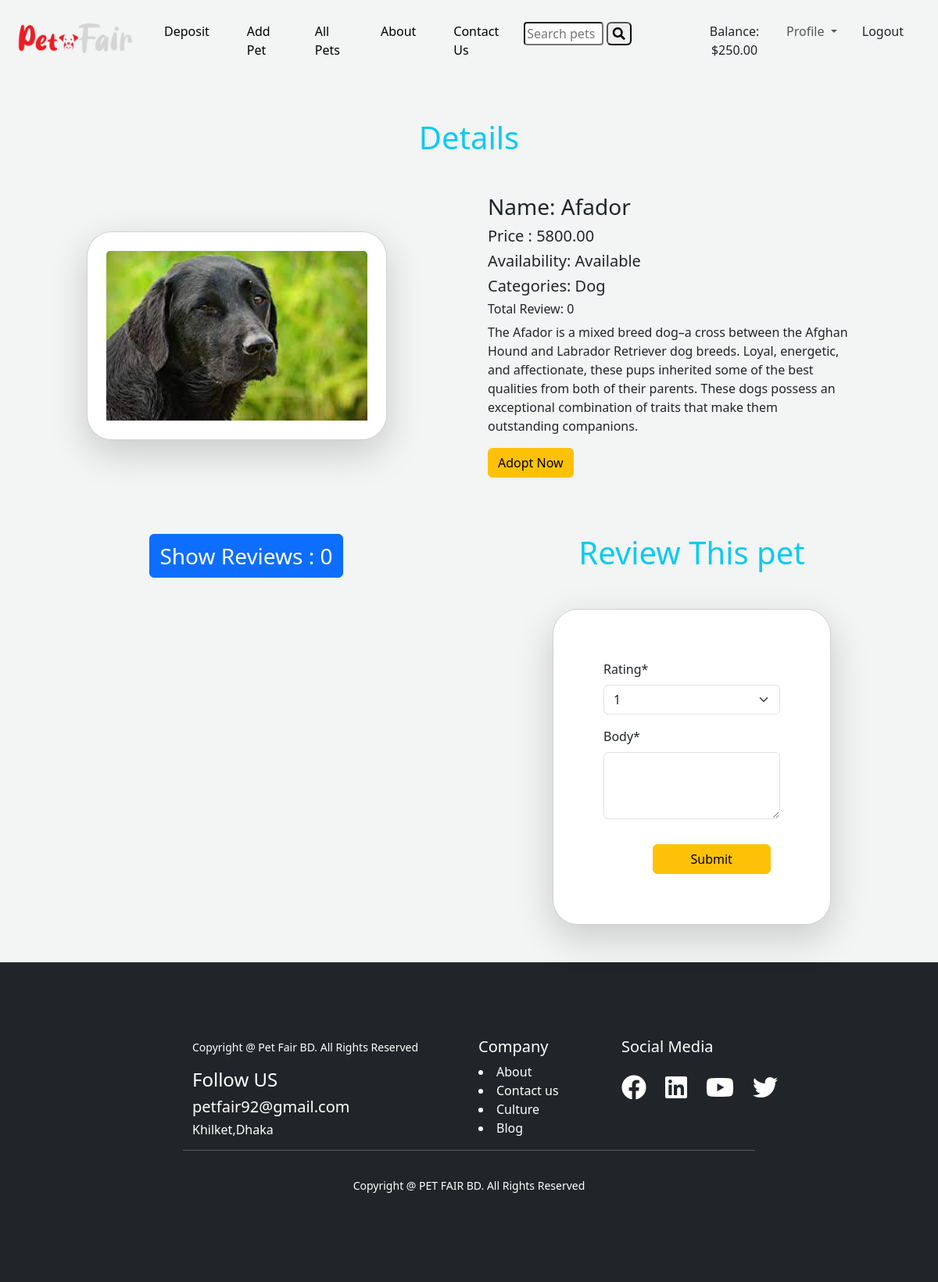
Screenshot of /pet/pet_detail/7 (signed in) with the database file from the repository.
### customer/models.py (models this page shows, shortened)
class Customer(models.Model):
    user=models.OneToOneField(User,related_name='customer',on_delete=models.CASCADE)
    customer_id=models.IntegerField(unique=True)
    gender=models.CharField(max_length=10,choices=GENDER)
    phone=models.CharField(max_length=13)
    balance = models.DecimalField(decimal_places=2,max_digits=12,default=0)
    street_address = models.CharField(max_length=50)
    city = models.CharField(max_length=50)
    country = models.CharField(max_length=50)
    image=models.ImageField(upload_to='customer/images',null=True,blank=True)

### pet/models.py (models this page shows, shortened)
class Pet(models.Model):
    name=models.CharField(max_length=50)
    user=models.ForeignKey(User,on_delete=models.CASCADE,null=True,blank=True)
    description=models.TextField()
    category=models.ManyToManyField(Category,related_name='pets')
    price = models.DecimalField(decimal_places=2,max_digits=12,default=0)
    image = models.ImageField(upload_to='pet/images',null=True,blank=True)
    availability=models.BooleanField(default=True)

class Category(models.Model):
    name=models.CharField(max_length=50)
    slug=models.SlugField(max_length=50,unique=True)

### pet/views.py (the view, shortened to what this page needs)
# urls.py: path('pet_detail/<int:id>', PetDetailView.as_view(), name="pet_detail"),
@method_decorator(login_required, name='dispatch')
class PetDetailView(DetailView):
    model = Pet
    pk_url_kwarg = 'id'
    template_name = 'pet/pet_detail.html'
    context_object_name = 'pet'
    def get_context_data(self, **kwargs):
        context = super().get_context_data(**kwargs)
        review = self.object.reviews.all()
        review_form = ReviewForm()
        context['review'] = review
        context['review_form'] = review_form
        return context

### pet/forms.py
class ReviewForm(forms.ModelForm):
    rating = forms.ChoiceField(choices=RATING)
    body = forms.CharField(widget=forms.Textarea(attrs={'rows': 3}))
    class Meta:
        model = Review
        fields = ['rating','body']

### pet/templates/pet/pet_detail.html (shortened to what this page needs)
{% extends "base.html" %}
{% load crispy_forms_tags %}
{% block content %}
<div class="container">
  <h1 class="text-center text-info my-5">Details</h1>
<div class="rows">
  <div class="d-flex justify-content-center align-items-center gap-5 mt-5 col-10 m-auto">
  <div class="col-6">
    <div class="card shadow-lg rounded-5 p-4" style="width: 24rem;">
  <img src="{{pet.image.url}}" class="card-img-top img-fluid" alt="...">
</div>
  </div>
  <div class="col-6">
    <h3>Name: {{pet.name}}</h3>
    <h5>Price : {{pet.price}}</h5>
    <h5>
    {% if pet.availability %}
        Availability: Available
    {% else %}
        Availability: Not Available
    {% endif %}
</h5>
    <h5>Categories: {% for cat in pet.category.all %} {{cat.name}} {% if not forloop.last %}, {% endif %} {% endfor %}</h5>
    <h6>Total Review: {{ review | length }}</h6>
    <p>{{pet.description}}</p>
    {% if pet.availability %}
        <form action="{% url 'buy_pet' pet.id %}" method="post">
  <input type="submit" class="btn btn-warning" value="Adopt Now">
</form>
    {% endif %}
  </div>
</div>
</div>
<div class="row mt-5">
  <div class="col-6">
    <h1 class="text-center mb-4 text-info"><button id="toggleAddPet" class="btn btn-primary mt-4 mx-5 fs-3">Show Reviews : {{ review | length }}</button></h1>
  </div>
  <div class="col-6 mb-5">
    <h1 class="text-center text-info my-4">Review This pet</h1>
<div class="row d-flex justify-content-center align-items-center mt-5">
  <div class="col-sm-8 mb-3 mb-sm-0">
    <div class="card p-5 shadow-lg rounded-5">
      <div class="card-body">
        <form action="" class="w-100" method="post">
          {{ review_form | crispy }}
          <div class="row justify-content-center">
                <div class="col-6">
                    <input class="btn btn-warning btn-block mt-3 px-5" type="submit" value="Submit" />
                </div>
            </div>
        </form>
      </div>
      </div>
    </div>
  </div>
</div>
  </div>
</div>
</div>
{% endblock content %}

### core/templates/navbar.html (shortened to what this page needs)
 {% load static %}
 <nav class="navbar navbar-expand-lg mx-2">
  <div class="container-fluid">
    <a class="navbar-brand fs-4" href="{% url 'home' %}"> <img src="{% static "img/navimg.png" %}" alt="" style="width: 150px;"></a>
    <div class="collapse navbar-collapse" id="navbarSupportedContent">
      <ul class="navbar-nav me-auto mb-2 mb-lg-0">
        {% if request.user.is_staff %}
        <li class="nav-item mx-3">
                <a class="nav-link active" aria-current="page" href="{% url 'add_pet' %}">Add Pet</a>
            </li>
            <li class="nav-item mx-3">
                <a class="nav-link active" aria-current="page" href="{% url 'all_pets' %}">All Pets</a>
            </li>
        {% elif request.user.is_authenticated %}
            <li class="nav-item mx-3">
            <a class="nav-link active" aria-current="page" href="{% url 'deposit' %}">Deposit</a>
        </li>
            <li class="nav-item mx-3">
                <a class="nav-link active" aria-current="page" href="{% url 'add_pet' %}">Add Pet</a>
            </li>
            <li class="nav-item mx-3">
                <a class="nav-link active" aria-current="page" href="{% url 'all_pets' %}">All Pets</a>
            </li>
        {% endif %}
        <li class="nav-item mx-3">
                <a class="nav-link active" aria-current="page" href="{% url 'about' %}">About</a>
            </li>
            <li class="nav-item mx-3">
                <a class="nav-link active" aria-current="page" href="{% url 'contact' %}">Contact Us</a>
            </li>
        <li class="nav-item mx-2 mt-2">
    <form method="get" action="{% url 'all_pets' %}">
        <input type="text" name="search" value="{{ search_query }}" placeholder="Search pets"  class="w-50 rounded-1">
        <button type="submit" class="search-button rounded">
            <i class="fas fa-search"></i>
        </button>
    </form>
</li>
      </ul>
      <div class="d-flex">
    <ul class="navbar-nav me-auto mb-2 mb-lg-0">
      {% if request.user.is_staff %}
            <li class="nav-item mx-3">
                <a class="nav-link active btn text-dark" aria-current="page" href="{% url 'admin_home' %}">Admin Dashboard</a>
            </li>
            <li class="nav-item mx-3">
                <a class="nav-link active btn text-dark" aria-current="page" href="{% url 'logout' %}">Logout</a>
            </li>
        {% elif request.user.is_authenticated %}
            <li class="nav-item mx-2">
                <a class="nav-link active btn text-dark px-3" aria-current="page" href="">Balance: ${{ request.user.customer.balance }}</a>
            </li>
            <li class="nav-item dropdown">
          <a class="nav-link dropdown-toggle" href="" role="button" data-bs-toggle="dropdown" aria-expanded="false">
            Profile
          </a>
        </li>
        <li class="nav-item mx-3">
            <a class="nav-link active btn  text-dark" aria-current="page" href="{% url 'logout' %}">Logout</a>
        </li>
        {% endif %}
    </ul>
</div>
    </div>
  </div>
</nav>

### rows the page displays
Pet: image (picture), name "Afador", price "5800.00", description "The Afador is a mixed breed dog–a cross between the Afghan Hound and Labrador Retriever dog breeds. Loyal, energetic, and affectionate, these pups inherited some of the best qualities from both of their parents. These dogs possess an exceptional combination of traits that make them outstanding companions."
Category: name "Dog"

### other values shown
{{ request.user.customer.balance }} "250.00"
{{ review | length }} "0"
